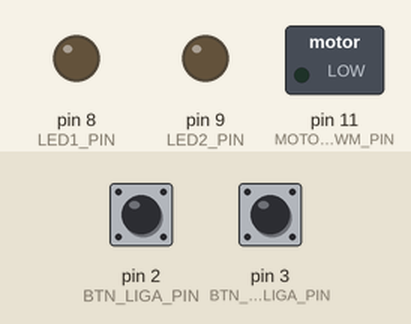
Recording of a sketch running on a simulated Arduino Uno, built with avr-gcc and run on an emulated ATmega328P. Parts: switched loads named in the sketch (green lamp = pin HIGH), output pins drawn as LEDs (lit = HIGH). The test bench sets the inputs (shaded band); at power-on: pin 2 (BTN_LIGA_PIN) HIGH, pin 3 (BTN_DESLIGA_PIN) HIGH.

Above: at 5.0 s.
5.1 s: pin 2 (BTN_LIGA_PIN) pulled LOW for 0.15 s
At 6.2 s:
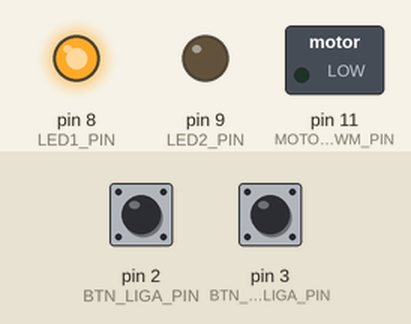
6.7 s: pin 3 (BTN_DESLIGA_PIN) pulled LOW for 0.15 s
At 7.4 s:
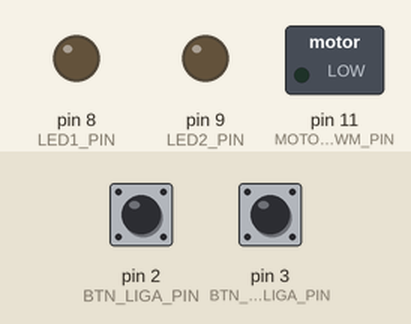
8.3 s: pin 2 (BTN_LIGA_PIN) pulled LOW for 1 s
At 9.9 s:
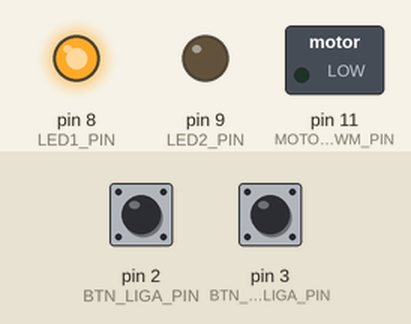
Timing chart, 0 to 11.4 s (numbered marks = the images above; inputs shaded):
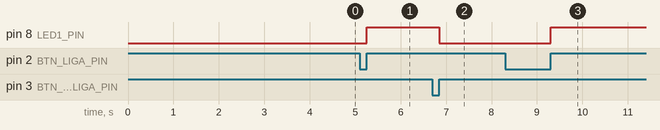

Measured:
- after the input at 5.1 s, pin 8 (LED1_PIN): LOW → HIGH after 0.15 s
- after the input at 6.7 s, pin 8 (LED1_PIN): HIGH → LOW after 0.15 s
- after the input at 8.3 s, pin 8 (LED1_PIN): LOW → HIGH after 1.0 s

The sketch:

Exercicio01.ino
```cpp
#define BTN_LIGA_PIN PD2
#define BTN_DESLIGA_PIN PD3
#define LED1_PIN PB0
#define LED2_PIN PB1
#define MOTOR_PWM_PIN PB3  // PWM para motor (OC0A)

volatile uint8_t motor_speed = 0;  // Velocidade do motor
volatile uint8_t system_active = 0;  // Status do sistema (ligado ou desligado)

// Função de inicialização do PWM
void pwm_init() {
    DDRB |= (1 << MOTOR_PWM_PIN);  // PB3 como saída (PWM)
    TCCR0A |= (1 << COM0A1) | (1 << WGM00) | (1 << WGM01);  // Fast PWM
    TCCR0B |= (1 << CS00);  // Sem prescaler
    OCR0A = 0;  // Inicia com o motor desligado (PWM 0%)
}

// Função de configuração dos pinos
void setup_pins() {
    DDRB |= (1 << LED1_PIN) | (1 << LED2_PIN);  // Configura LEDs como saída
    DDRD &= ~((1 << BTN_LIGA_PIN) | (1 << BTN_DESLIGA_PIN));  // Botões como entrada
    PORTD |= (1 << BTN_LIGA_PIN) | (1 << BTN_DESLIGA_PIN);  // Ativa pull-up nos botões
}

// Função de interrupções externas
void interrupt_init() {
    EICRA |= (1 << ISC01) | (1 << ISC00);  // Interrupção por borda de subida no BTN_LIGA
    EIMSK |= (1 << INT0);  // Ativa INT0 (BTN_LIGA)
    EICRA |= (1 << ISC11) | (1 << ISC10);  // Interrupção por borda de subida no BTN_DESLIGA
    EIMSK |= (1 << INT1);  // Ativa INT1 (BTN_DESLIGA)
}

// Função de inicialização do Timer1 para controle de tempo
void timer1_init() {
    TCCR1B |= (1 << WGM12);  // Modo CTC
    OCR1A = 15624;
    TCCR1B |= (1 << CS12) | (1 << CS10);  // Prescaler de 1024
    TIMSK1 |= (1 << OCIE1A);  // Habilita interrupção do Timer1
}

// Interrupção quando o botão LIGA é pressionado
ISR(INT0_vect) {
    if (!system_active) {
        system_active = 1;  // Ativa o sistema
        motor_speed = 0;  // Reseta a velocidade do motor
        OCR0A = motor_speed;  // PWM para 0%
        timer1_init();  // Inicia o Timer1 para controle da velocidade
        PORTB |= (1 << LED1_PIN);  // Liga o LED1
    }
}

// Interrupção quando o botão DESLIGA é pressionado
ISR(INT1_vect) {
    system_active = 0;  // Desativa o sistema
    motor_speed = 0;    // Reseta a velocidade do motor
    OCR0A = 0;          // Desativa o PWM (motor desligado)
    PORTB &= ~((1 << LED1_PIN) | (1 << LED2_PIN));  // Desliga os LEDs
    TCCR1B &= ~(1 << CS12);  // Para o Timer1
}

// Interrupção do Timer1 para controle do tempo e velocidade do motor
ISR(TIMER1_COMPA_vect) {
    if (system_active) {
        // Incrementa a velocidade do motor
        if (motor_speed < 255) {
            motor_speed += 25;  // Aumenta 25 a cada ciclo (10 segundos para atingir 100%)
            OCR0A = motor_speed;  // Atualiza o PWM
        }

        // Controle dos LEDs
        if (motor_speed >= 128 && motor_speed < 255) {  // Entre 50% e 100% da velocidade
            PORTB |= (1 << LED1_PIN);   // Liga o LED1
            PORTB &= ~(1 << LED2_PIN);  // Desliga o LED2
        } else if (motor_speed >= 255) {  // Quando atingir 100%
            PORTB &= ~(1 << LED1_PIN);   // Desliga o LED1
            PORTB |= (1 << LED2_PIN);    // Liga o LED2
            TCCR1B &= ~(1 << CS12);      // Para o Timer1 após atingir 100%
        }
    }
}

int main() {
    setup_pins();
    pwm_init();
    interrupt_init();

    sei();

    while (1) {
    }
}
```
